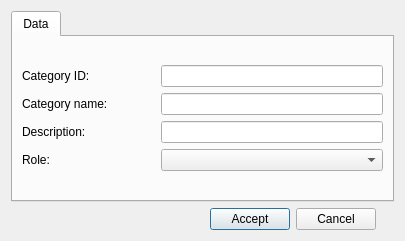
<?xml version="1.0" encoding="UTF-8"?>
<ui version="4.0">
 <class>dlg_style</class>
 <widget class="QDialog" name="dlg_style">
  <property name="geometry">
   <rect>
    <x>0</x>
    <y>0</y>
    <width>405</width>
    <height>241</height>
   </rect>
  </property>
  <property name="windowTitle">
   <string>Add category</string>
  </property>
  <layout class="QGridLayout" name="gridLayout">
   <item row="0" column="0" colspan="4">
    <widget class="QTabWidget" name="mainTab">
     <property name="currentIndex">
      <number>0</number>
     </property>
     <widget class="QWidget" name="tab_del_feature">
      <attribute name="title">
       <string>Data</string>
      </attribute>
      <layout class="QGridLayout" name="gridLayout_2">
       <item row="5" column="1">
        <layout class="QGridLayout" name="gridLayout_4">
         <item row="1" column="0">
          <widget class="QLabel" name="lbl_cat_name">
           <property name="sizePolicy">
            <sizepolicy hsizetype="Preferred" vsizetype="Preferred">
             <horstretch>0</horstretch>
             <verstretch>0</verstretch>
            </sizepolicy>
           </property>
           <property name="text">
            <string>Category name: </string>
           </property>
          </widget>
         </item>
         <item row="0" column="0">
          <widget class="QLabel" name="lbl_cat_id">
           <property name="sizePolicy">
            <sizepolicy hsizetype="Fixed" vsizetype="Preferred">
             <horstretch>0</horstretch>
             <verstretch>0</verstretch>
            </sizepolicy>
           </property>
           <property name="text">
            <string>Category ID: </string>
           </property>
          </widget>
         </item>
         <item row="1" column="3">
          <widget class="QLineEdit" name="idval"/>
         </item>
         <item row="2" column="3">
          <widget class="QLineEdit" name="descript"/>
         </item>
         <item row="0" column="1">
          <spacer name="horizontalSpacer_3">
           <property name="orientation">
            <enum>Qt::Horizontal</enum>
           </property>
           <property name="sizeType">
            <enum>QSizePolicy::Fixed</enum>
           </property>
           <property name="sizeHint" stdset="0">
            <size>
             <width>44</width>
             <height>20</height>
            </size>
           </property>
          </spacer>
         </item>
         <item row="3" column="1">
          <spacer name="horizontalSpacer_6">
           <property name="orientation">
            <enum>Qt::Horizontal</enum>
           </property>
           <property name="sizeType">
            <enum>QSizePolicy::Fixed</enum>
           </property>
           <property name="sizeHint" stdset="0">
            <size>
             <width>44</width>
             <height>20</height>
            </size>
           </property>
          </spacer>
         </item>
         <item row="3" column="3">
          <widget class="QComboBox" name="sys_role"/>
         </item>
         <item row="1" column="1">
          <spacer name="horizontalSpacer_4">
           <property name="orientation">
            <enum>Qt::Horizontal</enum>
           </property>
           <property name="sizeType">
            <enum>QSizePolicy::Fixed</enum>
           </property>
           <property name="sizeHint" stdset="0">
            <size>
             <width>44</width>
             <height>20</height>
            </size>
           </property>
          </spacer>
         </item>
         <item row="2" column="0">
          <widget class="QLabel" name="lbl_descript">
           <property name="text">
            <string>Description: </string>
           </property>
          </widget>
         </item>
         <item row="2" column="1">
          <spacer name="horizontalSpacer_5">
           <property name="orientation">
            <enum>Qt::Horizontal</enum>
           </property>
           <property name="sizeType">
            <enum>QSizePolicy::Fixed</enum>
           </property>
           <property name="sizeHint" stdset="0">
            <size>
             <width>44</width>
             <height>20</height>
            </size>
           </property>
          </spacer>
         </item>
         <item row="3" column="0">
          <widget class="QLabel" name="lbl_role">
           <property name="text">
            <string>Role: </string>
           </property>
          </widget>
         </item>
         <item row="0" column="3">
          <widget class="QLineEdit" name="feature_id"/>
         </item>
        </layout>
       </item>
      </layout>
     </widget>
    </widget>
   </item>
   <item row="2" column="0">
    <layout class="QGridLayout" name="lyt_buttons">
     <property name="topMargin">
      <number>0</number>
     </property>
     <item row="0" column="1">
      <widget class="QPushButton" name="btn_add">
       <property name="text">
        <string>Accept</string>
       </property>
      </widget>
     </item>
     <item row="0" column="0">
      <spacer name="horizontalSpacer">
       <property name="orientation">
        <enum>Qt::Horizontal</enum>
       </property>
       <property name="sizeHint" stdset="0">
        <size>
         <width>40</width>
         <height>20</height>
        </size>
       </property>
      </spacer>
     </item>
     <item row="0" column="2">
      <widget class="QPushButton" name="btn_cancel">
       <property name="text">
        <string>Cancel</string>
       </property>
      </widget>
     </item>
    </layout>
   </item>
  </layout>
 </widget>
 <tabstops>
  <tabstop>mainTab</tabstop>
  <tabstop>feature_id</tabstop>
  <tabstop>idval</tabstop>
  <tabstop>descript</tabstop>
  <tabstop>sys_role</tabstop>
 </tabstops>
 <resources/>
 <connections/>
</ui>
